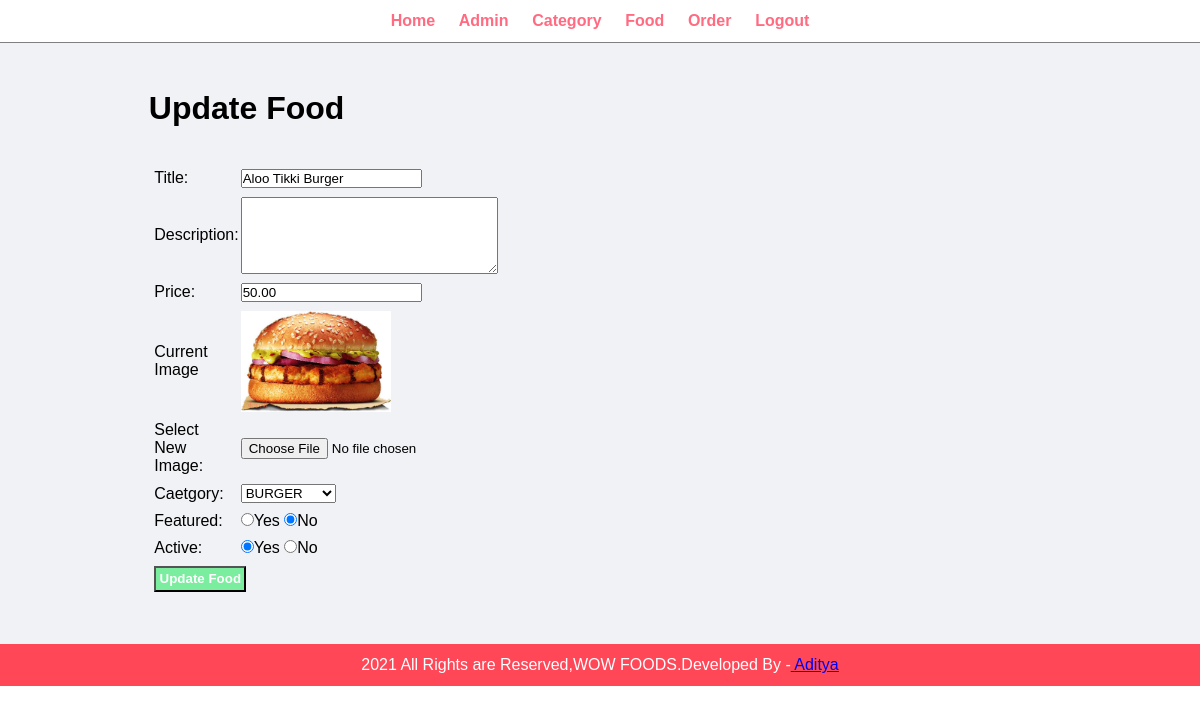
Screenshot of /admin/update-food.php?id=40 (signed in) with the database file from the repository.
### tables this page shows
CREATE TABLE `tbl_food` (
  `id` int(10) UNSIGNED NOT NULL,
  `title` varchar(150) NOT NULL,
  `description` text NOT NULL,
  `price` decimal(10,2) NOT NULL,
  `image_name` varchar(225) NOT NULL,
  `category_id` int(10) UNSIGNED NOT NULL,
  `featured` varchar(10) NOT NULL,
  `active` varchar(10) NOT NULL
);

CREATE TABLE `tbl_categories` (
  `id` int(10) UNSIGNED NOT NULL,
  `title` varchar(100) NOT NULL,
  `image_name` varchar(255) NOT NULL,
  `featured` varchar(10) NOT NULL,
  `active` varchar(10) NOT NULL
);

### admin/update-food.php (the view, shortened to what this page needs)
<?php
include('partials/menu.php'); ?>
<?php
       if(isset($_GET['id']))
       {
         $id=$_GET['id'];
         $sql2="SELECT * FROM tbl_food WHERE id=$id";
         $res2=mysqli_query($conn, $sql2);
         $row2=mysqli_fetch_assoc($res2);
           $title = $row2['title'];
           $description = $row2['description'];
           $price = $row2['price'];
           $current_image=$row2['image_name'];
           $current_category=$row2['category_id'];
           $featured=$row2['featured'];
           $active=$row2['active'];
       }else{
           header('location:'.SITEURL.'admin/manage-food.php');
       }
   ?>
<div class="main-content">
    <div class="wrapper">
      <h1> Update Food</h1>
      <br><br>
      <form action="" method="POST" enctype="multipart/form-data">
      <table class="tbl-30">
        <tr>
            <td> Title: </td>
            <td>
              <input type="text" name="title" value="<?php echo $title ;?>">
            </td>
        </tr>
         <tr>
            <td> Description: </td>
            <td>
              <textarea name="description" cols="30" rows="5" ><?php echo $description; ?></textarea>
            </td>
         </tr>
         <tr>
              <td> Price: </td>
              <td>
                 <input type="number" name="price" value="<?php echo $price; ?>">
             </td>
          </tr>
         <tr>
         <td>Current Image </td>
         <td><?php
            if($current_image == "")
            {
                echo "<div class='error'>Image Not Added.</div>";
            }else{
                ?>
                <img src="<?php echo SITEURL ;?>images/food/<?php echo $current_image; ?>" width="150px">
                <?php
            }
         ?>
        </td>
      </tr>
      <tr>
          <td>Select New Image: </td>
          <td>
              <input type="file" name="image">
          </td>
      </tr>
       <tr>
         <td>Caetgory:</td>
          <td>
            <select  name="category" >
                <?php
                   $sql= "SELECT * FROM tbl_categories WHERE active='Yes'";
                   $res=mysqli_query($conn,$sql);
                   $count= mysqli_num_rows($res);
                   if($count>0)
                   {
                       while($row = mysqli_fetch_assoc($res)){
                           $category_title = $row['title'];
                           $category_id=$row['id'];
                          ?>
                           <option <?php if($current_category==$category_id){echo "selected";} ?> value="<?php echo $category_id;?>"><?php echo $category_title;?></option>
                          <?php
                       }
                   }else{
                       echo "<option value='0'>Food Not Avaliable.</option>";
                   }
                ?>
        </select>
        </td>
        </tr>
        <tr>
           <td>Featured:</td>
           <td>
               <input <?php if($featured=="Yes"){echo "checked";} ?> type="radio" name="featured" value="Yes">Yes
               <input <?php if($featured=="No"){echo "checked";} ?> type="radio" name="featured" value="No">No
           </td>
       </tr>
       <tr>
           <td>Active:</td>
           <td>
               <input <?php if($active=="Yes"){echo "checked";} ?> type="radio" name="active" value="Yes">Yes
               <input <?php if($active=="No"){echo "checked";} ?> type="radio" name="active" value="No">No
           </td>
       </tr>
        <tr>
              <td colspan="2">
                  <input type="submit" name="submit" value="Update Food" class="btn-secondary">
              </td>
        </tr>
      </table>
      </form>
    </div>
</div>
<?php include('partials/footer.php');?>

### css/admin.css (style rules this page uses)
* { margin: 0; padding: 0; font-family: Arial, Helvetica, sans-serif; }
.wrapper { padding: 1%; width: 80%; margin: 0 auto; }
.tbl-30 { width: 30%; }
table tr td { padding: 1%; }
.btn-secondary { background-color: #7bed9f; padding : 1%; color: white; text-decoration:none; font-weight: bold; }
.main-content { background-color: #f1f2f6; padding: 3%; }

### rows the page displays
tbl_food: title "Aloo Tikki Burger", price "50.00", image_name (picture), category "BURGER", featured "☑", active "☑"
